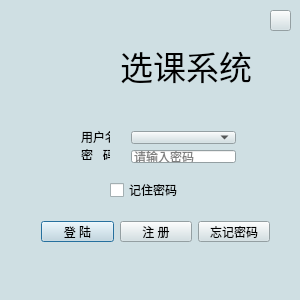
<?xml version="1.0" encoding="UTF-8"?>
<ui version="4.0">
 <class>loginDialog</class>
 <widget class="QDialog" name="loginDialog">
  <property name="geometry">
   <rect>
    <x>0</x>
    <y>0</y>
    <width>300</width>
    <height>300</height>
   </rect>
  </property>
  <property name="palette">
   <palette>
    <active>
     <colorrole role="WindowText">
      <brush brushstyle="SolidPattern">
       <color alpha="255">
        <red>0</red>
        <green>0</green>
        <blue>0</blue>
       </color>
      </brush>
     </colorrole>
     <colorrole role="Button">
      <brush brushstyle="SolidPattern">
       <color alpha="255">
        <red>207</red>
        <green>223</green>
        <blue>227</blue>
       </color>
      </brush>
     </colorrole>
     <colorrole role="Light">
      <brush brushstyle="SolidPattern">
       <color alpha="255">
        <red>255</red>
        <green>255</green>
        <blue>255</blue>
       </color>
      </brush>
     </colorrole>
     <colorrole role="Midlight">
      <brush brushstyle="SolidPattern">
       <color alpha="255">
        <red>231</red>
        <green>239</green>
        <blue>241</blue>
       </color>
      </brush>
     </colorrole>
     <colorrole role="Dark">
      <brush brushstyle="SolidPattern">
       <color alpha="255">
        <red>103</red>
        <green>111</green>
        <blue>113</blue>
       </color>
      </brush>
     </colorrole>
     <colorrole role="Mid">
      <brush brushstyle="SolidPattern">
       <color alpha="255">
        <red>138</red>
        <green>149</green>
        <blue>151</blue>
       </color>
      </brush>
     </colorrole>
     <colorrole role="Text">
      <brush brushstyle="SolidPattern">
       <color alpha="255">
        <red>0</red>
        <green>0</green>
        <blue>0</blue>
       </color>
      </brush>
     </colorrole>
     <colorrole role="BrightText">
      <brush brushstyle="SolidPattern">
       <color alpha="255">
        <red>255</red>
        <green>255</green>
        <blue>255</blue>
       </color>
      </brush>
     </colorrole>
     <colorrole role="ButtonText">
      <brush brushstyle="SolidPattern">
       <color alpha="255">
        <red>0</red>
        <green>0</green>
        <blue>0</blue>
       </color>
      </brush>
     </colorrole>
     <colorrole role="Base">
      <brush brushstyle="SolidPattern">
       <color alpha="255">
        <red>255</red>
        <green>255</green>
        <blue>255</blue>
       </color>
      </brush>
     </colorrole>
     <colorrole role="Window">
      <brush brushstyle="SolidPattern">
       <color alpha="255">
        <red>207</red>
        <green>223</green>
        <blue>227</blue>
       </color>
      </brush>
     </colorrole>
     <colorrole role="Shadow">
      <brush brushstyle="SolidPattern">
       <color alpha="255">
        <red>0</red>
        <green>0</green>
        <blue>0</blue>
       </color>
      </brush>
     </colorrole>
     <colorrole role="AlternateBase">
      <brush brushstyle="SolidPattern">
       <color alpha="255">
        <red>231</red>
        <green>239</green>
        <blue>241</blue>
       </color>
      </brush>
     </colorrole>
     <colorrole role="ToolTipBase">
      <brush brushstyle="SolidPattern">
       <color alpha="255">
        <red>255</red>
        <green>255</green>
        <blue>220</blue>
       </color>
      </brush>
     </colorrole>
     <colorrole role="ToolTipText">
      <brush brushstyle="SolidPattern">
       <color alpha="255">
        <red>0</red>
        <green>0</green>
        <blue>0</blue>
       </color>
      </brush>
     </colorrole>
    </active>
    <inactive>
     <colorrole role="WindowText">
      <brush brushstyle="SolidPattern">
       <color alpha="255">
        <red>0</red>
        <green>0</green>
        <blue>0</blue>
       </color>
      </brush>
     </colorrole>
     <colorrole role="Button">
      <brush brushstyle="SolidPattern">
       <color alpha="255">
        <red>207</red>
        <green>223</green>
        <blue>227</blue>
       </color>
      </brush>
     </colorrole>
     <colorrole role="Light">
      <brush brushstyle="SolidPattern">
       <color alpha="255">
        <red>255</red>
        <green>255</green>
        <blue>255</blue>
       </color>
      </brush>
     </colorrole>
     <colorrole role="Midlight">
      <brush brushstyle="SolidPattern">
       <color alpha="255">
        <red>231</red>
        <green>239</green>
        <blue>241</blue>
       </color>
      </brush>
     </colorrole>
     <colorrole role="Dark">
      <brush brushstyle="SolidPattern">
       <color alpha="255">
        <red>103</red>
        <green>111</green>
        <blue>113</blue>
       </color>
      </brush>
     </colorrole>
     <colorrole role="Mid">
      <brush brushstyle="SolidPattern">
       <color alpha="255">
        <red>138</red>
        <green>149</green>
        <blue>151</blue>
       </color>
      </brush>
     </colorrole>
     <colorrole role="Text">
      <brush brushstyle="SolidPattern">
       <color alpha="255">
        <red>0</red>
        <green>0</green>
        <blue>0</blue>
       </color>
      </brush>
     </colorrole>
     <colorrole role="BrightText">
      <brush brushstyle="SolidPattern">
       <color alpha="255">
        <red>255</red>
        <green>255</green>
        <blue>255</blue>
       </color>
      </brush>
     </colorrole>
     <colorrole role="ButtonText">
      <brush brushstyle="SolidPattern">
       <color alpha="255">
        <red>0</red>
        <green>0</green>
        <blue>0</blue>
       </color>
      </brush>
     </colorrole>
     <colorrole role="Base">
      <brush brushstyle="SolidPattern">
       <color alpha="255">
        <red>255</red>
        <green>255</green>
        <blue>255</blue>
       </color>
      </brush>
     </colorrole>
     <colorrole role="Window">
      <brush brushstyle="SolidPattern">
       <color alpha="255">
        <red>207</red>
        <green>223</green>
        <blue>227</blue>
       </color>
      </brush>
     </colorrole>
     <colorrole role="Shadow">
      <brush brushstyle="SolidPattern">
       <color alpha="255">
        <red>0</red>
        <green>0</green>
        <blue>0</blue>
       </color>
      </brush>
     </colorrole>
     <colorrole role="AlternateBase">
      <brush brushstyle="SolidPattern">
       <color alpha="255">
        <red>231</red>
        <green>239</green>
        <blue>241</blue>
       </color>
      </brush>
     </colorrole>
     <colorrole role="ToolTipBase">
      <brush brushstyle="SolidPattern">
       <color alpha="255">
        <red>255</red>
        <green>255</green>
        <blue>220</blue>
       </color>
      </brush>
     </colorrole>
     <colorrole role="ToolTipText">
      <brush brushstyle="SolidPattern">
       <color alpha="255">
        <red>0</red>
        <green>0</green>
        <blue>0</blue>
       </color>
      </brush>
     </colorrole>
    </inactive>
    <disabled>
     <colorrole role="WindowText">
      <brush brushstyle="SolidPattern">
       <color alpha="255">
        <red>103</red>
        <green>111</green>
        <blue>113</blue>
       </color>
      </brush>
     </colorrole>
     <colorrole role="Button">
      <brush brushstyle="SolidPattern">
       <color alpha="255">
        <red>207</red>
        <green>223</green>
        <blue>227</blue>
       </color>
      </brush>
     </colorrole>
     <colorrole role="Light">
      <brush brushstyle="SolidPattern">
       <color alpha="255">
        <red>255</red>
        <green>255</green>
        <blue>255</blue>
       </color>
      </brush>
     </colorrole>
     <colorrole role="Midlight">
      <brush brushstyle="SolidPattern">
       <color alpha="255">
        <red>231</red>
        <green>239</green>
        <blue>241</blue>
       </color>
      </brush>
     </colorrole>
     <colorrole role="Dark">
      <brush brushstyle="SolidPattern">
       <color alpha="255">
        <red>103</red>
        <green>111</green>
        <blue>113</blue>
       </color>
      </brush>
     </colorrole>
     <colorrole role="Mid">
      <brush brushstyle="SolidPattern">
       <color alpha="255">
        <red>138</red>
        <green>149</green>
        <blue>151</blue>
       </color>
      </brush>
     </colorrole>
     <colorrole role="Text">
      <brush brushstyle="SolidPattern">
       <color alpha="255">
        <red>103</red>
        <green>111</green>
        <blue>113</blue>
       </color>
      </brush>
     </colorrole>
     <colorrole role="BrightText">
      <brush brushstyle="SolidPattern">
       <color alpha="255">
        <red>255</red>
        <green>255</green>
        <blue>255</blue>
       </color>
      </brush>
     </colorrole>
     <colorrole role="ButtonText">
      <brush brushstyle="SolidPattern">
       <color alpha="255">
        <red>103</red>
        <green>111</green>
        <blue>113</blue>
       </color>
      </brush>
     </colorrole>
     <colorrole role="Base">
      <brush brushstyle="SolidPattern">
       <color alpha="255">
        <red>207</red>
        <green>223</green>
        <blue>227</blue>
       </color>
      </brush>
     </colorrole>
     <colorrole role="Window">
      <brush brushstyle="SolidPattern">
       <color alpha="255">
        <red>207</red>
        <green>223</green>
        <blue>227</blue>
       </color>
      </brush>
     </colorrole>
     <colorrole role="Shadow">
      <brush brushstyle="SolidPattern">
       <color alpha="255">
        <red>0</red>
        <green>0</green>
        <blue>0</blue>
       </color>
      </brush>
     </colorrole>
     <colorrole role="AlternateBase">
      <brush brushstyle="SolidPattern">
       <color alpha="255">
        <red>207</red>
        <green>223</green>
        <blue>227</blue>
       </color>
      </brush>
     </colorrole>
     <colorrole role="ToolTipBase">
      <brush brushstyle="SolidPattern">
       <color alpha="255">
        <red>255</red>
        <green>255</green>
        <blue>220</blue>
       </color>
      </brush>
     </colorrole>
     <colorrole role="ToolTipText">
      <brush brushstyle="SolidPattern">
       <color alpha="255">
        <red>0</red>
        <green>0</green>
        <blue>0</blue>
       </color>
      </brush>
     </colorrole>
    </disabled>
   </palette>
  </property>
  <property name="windowTitle">
   <string>欢迎使用学生选课系统</string>
  </property>
  <widget class="QLabel" name="label">
   <property name="geometry">
    <rect>
     <x>50</x>
     <y>30</y>
     <width>60</width>
     <height>60</height>
    </rect>
   </property>
   <property name="text">
    <string/>
   </property>
   <property name="pixmap">
    <pixmap resource="resources.qrc">:/Images/fudanLogo.png</pixmap>
   </property>
   <property name="scaledContents">
    <bool>true</bool>
   </property>
  </widget>
  <widget class="QLabel" name="label_2">
   <property name="geometry">
    <rect>
     <x>120</x>
     <y>35</y>
     <width>151</width>
     <height>60</height>
    </rect>
   </property>
   <property name="font">
    <font>
     <pointsize>25</pointsize>
    </font>
   </property>
   <property name="text">
    <string>选课系统</string>
   </property>
  </widget>
  <widget class="QWidget" name="layoutWidget">
   <property name="geometry">
    <rect>
     <x>70</x>
     <y>120</y>
     <width>51</width>
     <height>51</height>
    </rect>
   </property>
   <layout class="QVBoxLayout" name="verticalLayout">
    <item>
     <widget class="QLabel" name="label_3">
      <property name="text">
       <string>用户名</string>
      </property>
     </widget>
    </item>
    <item>
     <widget class="QLabel" name="label_4">
      <property name="text">
       <string>密   码</string>
      </property>
     </widget>
    </item>
   </layout>
  </widget>
  <widget class="QWidget" name="layoutWidget">
   <property name="geometry">
    <rect>
     <x>120</x>
     <y>120</y>
     <width>127</width>
     <height>54</height>
    </rect>
   </property>
   <layout class="QVBoxLayout" name="verticalLayout_2">
    <item>
     <widget class="QComboBox" name="userNameComboBox"/>
    </item>
    <item>
     <widget class="QLineEdit" name="loginPwdLineEdit">
      <property name="echoMode">
       <enum>QLineEdit::Password</enum>
      </property>
      <property name="placeholderText">
       <string>请输入密码</string>
      </property>
     </widget>
    </item>
   </layout>
  </widget>
  <widget class="QWidget" name="layoutWidget">
   <property name="geometry">
    <rect>
     <x>30</x>
     <y>210</y>
     <width>251</width>
     <height>43</height>
    </rect>
   </property>
   <layout class="QHBoxLayout" name="horizontalLayout">
    <item>
     <widget class="QPushButton" name="loginPushButton">
      <property name="text">
       <string>登 陆</string>
      </property>
     </widget>
    </item>
    <item>
     <widget class="QPushButton" name="registerPushButton">
      <property name="text">
       <string>注 册</string>
      </property>
     </widget>
    </item>
    <item>
     <widget class="QPushButton" name="resetPwdPushButton">
      <property name="text">
       <string>忘记密码</string>
      </property>
     </widget>
    </item>
   </layout>
  </widget>
  <widget class="QCheckBox" name="rememberPwd">
   <property name="geometry">
    <rect>
     <x>110</x>
     <y>180</y>
     <width>86</width>
     <height>20</height>
    </rect>
   </property>
   <property name="text">
    <string>记住密码</string>
   </property>
  </widget>
  <widget class="QPushButton" name="setButton">
   <property name="geometry">
    <rect>
     <x>270</x>
     <y>10</y>
     <width>21</width>
     <height>21</height>
    </rect>
   </property>
   <property name="text">
    <string/>
   </property>
   <property name="icon">
    <iconset resource="resources.qrc">
     <normaloff>:/Images/setting.png</normaloff>:/Images/setting.png</iconset>
   </property>
   <property name="iconSize">
    <size>
     <width>20</width>
     <height>20</height>
    </size>
   </property>
  </widget>
 </widget>
 <layoutdefault spacing="6" margin="11"/>
 <resources>
  <include location="resources.qrc"/>
 </resources>
 <connections/>
</ui>
